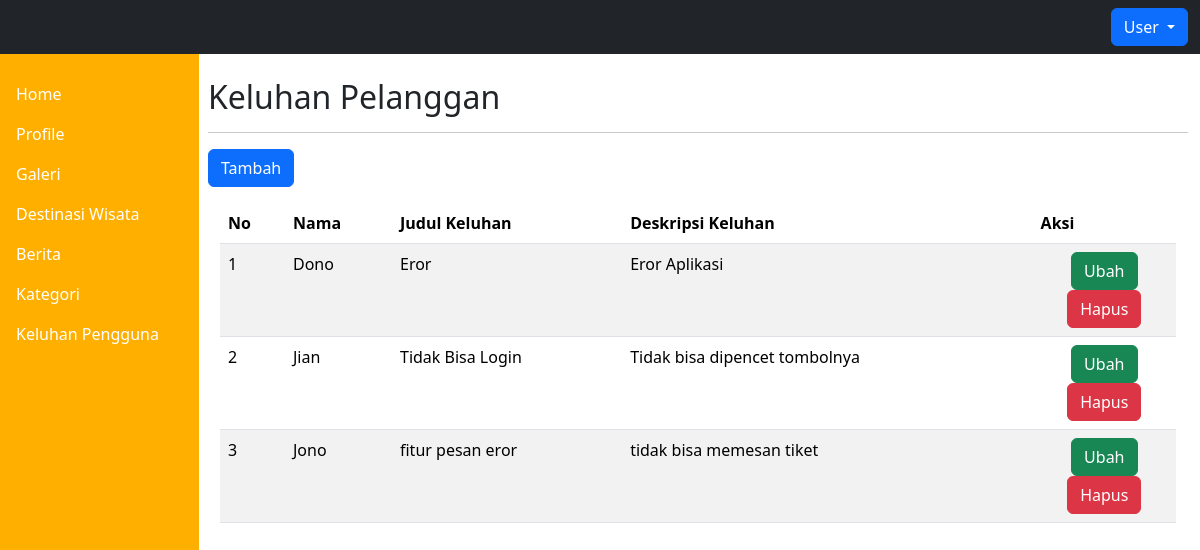
Page /form_service.php (signed in) on the committed database.
### tables this page shows
CREATE TABLE `keluhan` (
  `nama_member` varchar(50) NOT NULL,
  `judul_keluhan` varchar(50) NOT NULL,
  `deskripsi_keluhan` varchar(50) NOT NULL
);

### form_service.php (the view, shortened to what this page needs)
<?php
include "koneksi.php";
if(empty($_SESSION['username']) and empty($_SESSION['password'])) {
    echo'
    <br><br><br><br><br><br><br><br>
    <center>
    <b>Maaf, silahkan login kembali</b><br>
    <b>Anda sudah keluar dari sistem</b><br>
    <b>atau anda belum melakukan login</b><br>
    <a href="index.php" title="Klik Gambar ini untuk kembali ke Halaman Login"><img src="image/key1.png" hegith="100" width="100"></img></a>
    </center>
    ';
}else
{
function select($query) {
    global $db;
    $result = mysqli_query($db, $query);
    $rows = [];
    while ($row = mysqli_fetch_assoc($result)) {
        $rows[] = $row;
    }
    return $rows;
}
$data_keluhan = select("SELECT * FROM keluhan");
?>
<!doctype html>
<html lang="en">
<head>
    <link href="https://cdn.jsdelivr.net/npm/bootstrap@5.3.2/dist/css/bootstrap.min.css" rel="stylesheet" />
    <link rel="stylesheet" href="https://cdn.jsdelivr.net/npm/bootstrap-icons@1.11.3/font/bootstrap-icons.min.css">
</head>
<body>
<div class="container-fluid">
        <div class="row">
            <div class="col-lg-12 py-2 bg-dark text-end top-fixed">
            <div class="dropdown">
                <button class="btn btn-primary dropdown-toggle" type="button" id="dropdownMenuButton1" data-bs-toggle="dropdown" aria-expanded="false">
                    User
                </button>
       </div>
            </div>
        </div>
        <div class="row mt-4">
    <div class="col-lg-2 position-fixed vh-100" style="left: 0; top: 54px; padding: 0;">
        <div class="nav flex-column nav-pills" id="v-pills-tab" role="tablist" aria-orientation="vertical">
            <a class="nav-link <?php echo (isset($_GET['hal']) && $_GET['hal'] == 'home' ? "active" : "") ?>" href="dashboard.php?hal=home">Home</a>
            <a class="nav-link <?php echo (isset($_GET['hal']) && $_GET['hal'] == 'profile' ? "active" : "") ?>" href="dashboard.php?hal=profile">Profile</a>
            <a class="nav-link <?php echo (isset($_GET['hal']) && $_GET['hal'] == 'galeri' ? "active" : "") ?>" href="dashboard.php?hal=galeri">Galeri</a>
            <a class="nav-link <?php echo (isset($_GET['hal']) && $_GET['hal'] == 'destinasi-wisata' ? "active" : "") ?>" href="dashboard.php?hal=destinasi-wisata">Destinasi Wisata</a>
            <a class="nav-link <?php echo (isset($_GET['hal']) && $_GET['hal'] == 'berita' ? "active" : "") ?>" href="dashboard.php?hal=berita">Berita</a>
            <a class="nav-link <?php echo (isset($_GET['hal']) && $_GET['hal'] == 'kategori' ? "active" : "") ?>" href="dashboard.php?hal=kategori">Kategori</a>
            <a class="nav-link <?php echo (isset($_GET['hal']) && $_GET['hal'] == 'keluhan' ? "active" : "") ?>" href="form_service.php?hal=keluhan">Keluhan Pengguna</a>
        </div>
    </div>
</div>
        <div class="co l-lg-10 offset-2">
            <h2>Keluhan Pelanggan</h2>
            <hr>
            <a href="" class="btn btn-primary">Tambah</a>
            <div class="container">
                <table class="table table-border table-striped mt-3">
                    <thead>
                        <tr>
                            <th>No</th>
                            <th>Nama</th>
                            <th>Judul Keluhan</th>
                            <th>Deskripsi Keluhan</th>
                            <th>Aksi</th>
                        </tr>
                    </thead>
                    <tbody>
                        <?php if (!empty($data_keluhan)) : ?>
                            <?php $no = 1; ?>
                            <?php foreach ($data_keluhan as $keluhan) : ?>
                                <tr>
                                    <td><?= $no++; ?></td>
                                    <td><?= $keluhan['nama_member']; ?></td>
                                    <td><?= $keluhan['judul_keluhan']; ?></td>
                                    <td><?= $keluhan['deskripsi_keluhan']; ?></td>
                                    <td width="15%" class="text-center">
                                        <a href="" class="btn btn-success">Ubah</a>
                                        <a href="" class="btn btn-danger">Hapus</a>
                                    </td>
                                </tr>
                            <?php endforeach; ?>
                        <?php else : ?>
                            <tr>
                                <td colspan="5" class="text-center">Tidak ada data keluhan yang ditemukan.</td>
                            </tr>
                        <?php endif; ?>
                    </tbody>
                </table>
            </div>
        </div>
    </div>
</body>
</html>
<?php
}
?>

### form_service.php (style rules this page uses)
body { margin:0; padding : 0; height: 100%; }
.nav-pills { background-color: #FFAF00; color: white; min-height: 100vh; padding-top: 20px; }
.nav-pills .nav-link { color: #ffffff; border-radius: 2px; }
.col-lg-2.position-fixed { position: fixed; top: 50%; left: 0; width: 16.5667%; height: 200vh; padding: 40px; background-color: #FFAF00; z-index: 1000; }

### rows in the picture
keluhan: nama_member "Dono", judul_keluhan "Eror", deskripsi_keluhan "Eror Aplikasi"
keluhan: nama_member "Jian", judul_keluhan "Tidak Bisa Login", deskripsi_keluhan "Tidak bisa dipencet tombolnya"
keluhan: nama_member "Jono", judul_keluhan "fitur pesan eror", deskripsi_keluhan "tidak bisa memesan tiket"
